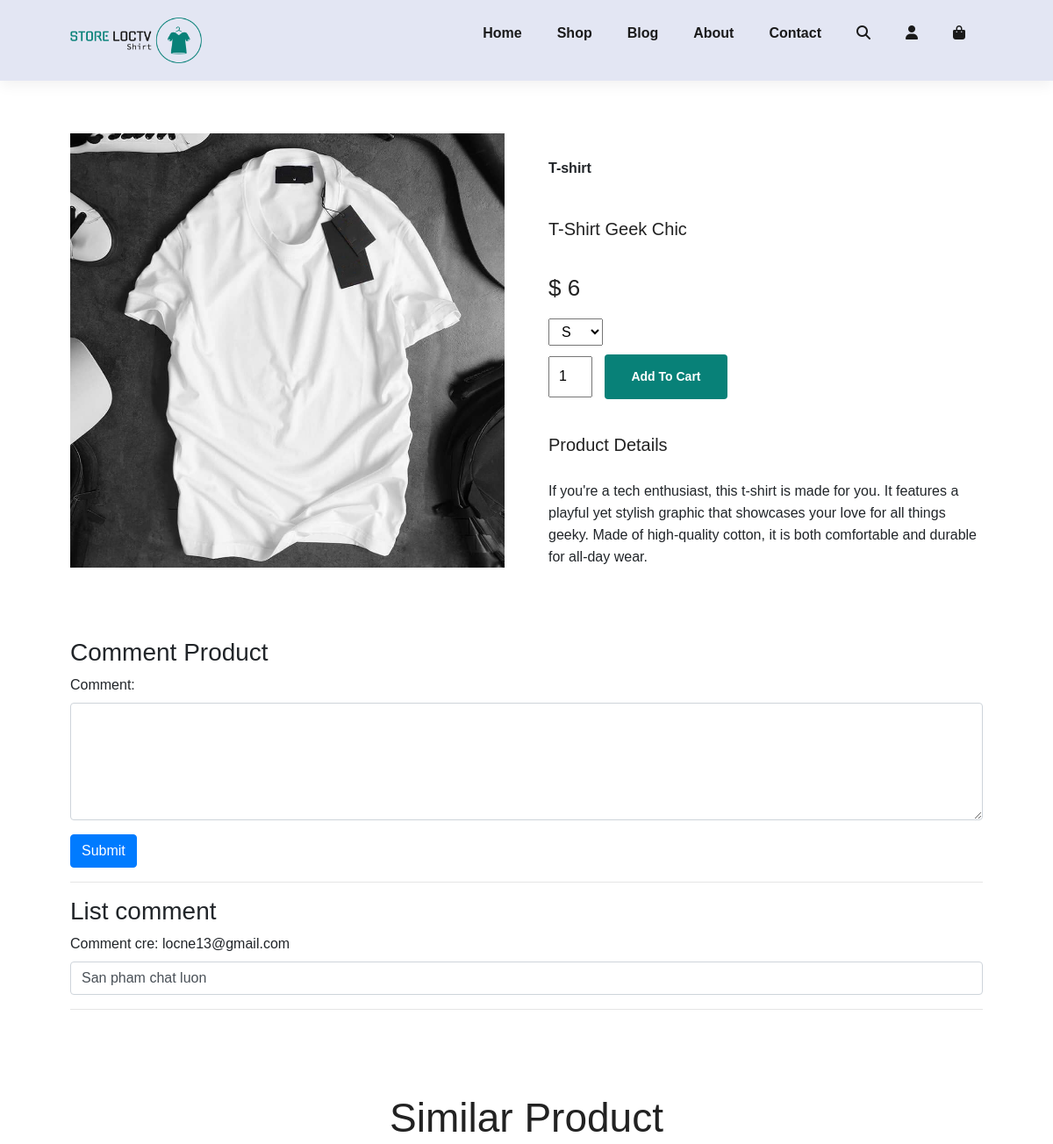
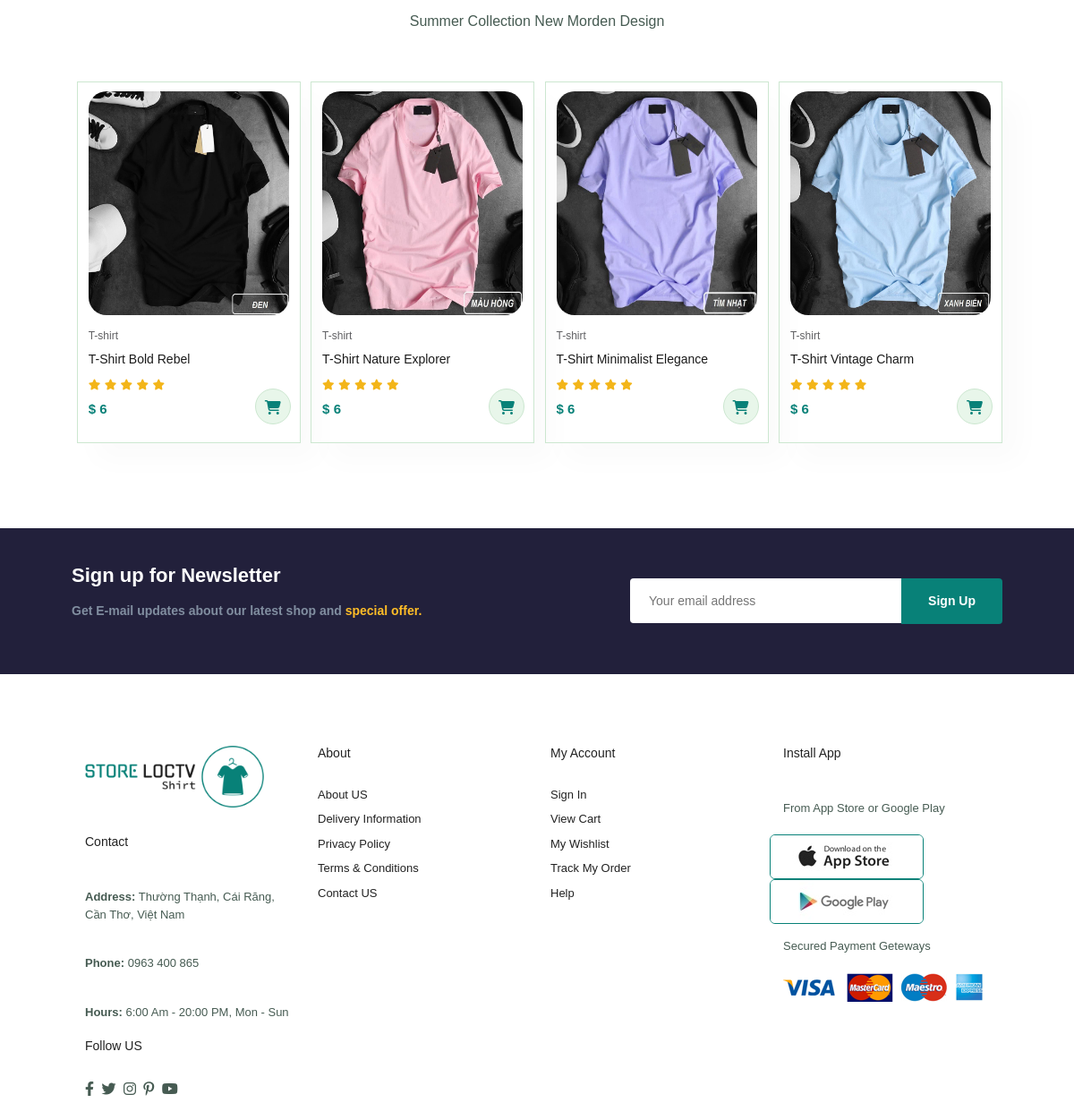
The app's page /site/index.php?page=detail&id=4 with its own data (2 pictures, top to bottom).
### tables this page shows
CREATE TABLE `tb_product` (
  `productID` int NOT NULL,
  `prd_name` varchar(255) NOT NULL,
  `prd_status` varchar(20) NOT NULL DEFAULT 'Available',
  `image` varchar(255) NOT NULL,
  `price` decimal(18,0) NOT NULL,
  `inventory` int NOT NULL,
  `description` text NOT NULL,
  `cateID` int NOT NULL
);

CREATE TABLE `tb_prod_cate` (
  `cateID` int NOT NULL,
  `cate_name` varchar(255) NOT NULL,
  `create_date` datetime NOT NULL DEFAULT CURRENT_TIMESTAMP,
  `update_date` datetime NOT NULL DEFAULT CURRENT_TIMESTAMP
);

CREATE TABLE `tb_comment` (
  `cmt_id` int NOT NULL,
  `prod_id` int NOT NULL,
  `content` varchar(255) NOT NULL,
  `user_id` int NOT NULL,
  `create_at` datetime NOT NULL DEFAULT CURRENT_TIMESTAMP
);

CREATE TABLE `tb_user` (
  `user_id` int NOT NULL,
  `username` varchar(255) DEFAULT NULL,
  `address` varchar(255) DEFAULT NULL,
  `phone` varchar(13) DEFAULT NULL,
  `email` varchar(255) NOT NULL,
  `password` varchar(100) NOT NULL,
  `payment` varchar(100) DEFAULT 'COD',
  `permissions` varchar(10) NOT NULL DEFAULT 'User'
);

### admin/includes/pdo.php (called while the page is built, shortened)
<?php
class connect
{
    function pdo_get_connection()
    {
        $dburl = "mysql:host=localhost;dbname=store_loctv;charset=utf8";
        $username = 'root';
        $password = 'mysql';
        $conn = new PDO($dburl, $username, $password);
        $conn->setAttribute(PDO::ATTR_ERRMODE, PDO::ERRMODE_EXCEPTION);
        return $conn;
    }
    function pdo_query($sql)
    {
        $sql_args = array_slice(func_get_args(), 1);
        try {
            $conn = $this->pdo_get_connection();
            $stmt = $conn->prepare($sql);
            $stmt->execute($sql_args);
            $rows = $stmt->fetchAll();
            return $rows;
        } catch (PDOException $e) {
            throw $e;
        } finally {
            unset($conn);
        }
    }
    function pdo_query_one($sql)
    {
        $sql_args = array_slice(func_get_args(), 1);
        try {
            $conn = $this->pdo_get_connection();
            $stmt = $conn->prepare($sql);
            $stmt->execute($sql_args);
            $row = $stmt->fetch(PDO::FETCH_ASSOC);
            return $row;
        } catch (PDOException $e) {
            throw $e;
        } finally {
            unset($conn);
        }
    }
}
?>

### admin/products/product.php (called while the page is built, shortened)
<?php
class Product {
    public function getSimilar($cate_name, $prodID){
        $db = new connect();
        $query = "SELECT * FROM tb_product INNER JOIN tb_prod_cate ON tb_product.cateID = tb_prod_cate.cateID WHERE cate_name = '$cate_name' AND productID != '$prodID' LIMIT 4";
        $result = $db->pdo_query($query);
        return $result;
    }
    public function getDetailProductByID($id) {
        $db = new connect();
        $query = "SELECT * FROM tb_product INNER JOIN tb_prod_cate ON tb_product.cateID = tb_prod_cate.cateID WHERE productID ='$id'";
        $result = $db->pdo_query_one($query);
        return $result;
    }
}
?>

### admin/comments/comment.php (called while the page is built, shortened)
<?php
    class Comment{
        public function showCommentByProdID($prodID){
            $db = new connect();
            $query = "SELECT * FROM tb_comment INNER JOIN tb_user ON tb_comment.user_id = tb_user.user_id WHERE prod_id = $prodID";
            $result = $db->pdo_query($query);
            return $result;
        }
    }
?>

### site/includes/dtlproduct.php (the view, shortened to what this page needs)
<?php
if (isset($_GET['id'])) {
    $id = $_GET['id'];
}
$db_comment = new Comment();
$db = new Product();
$row = $db->getDetailProductByID($id);
?>
<section id="prodetails" class="section-p1">
    <div class="single-pro-image">
        <div class="main-img" id="MainImg">
            <img src="content/img/prod/<?php echo $row['image']; ?>" width="100%">
        </div>
    </div>
    <div class="single-pro-details">
        <form method="post" action="?page=cart">
            <h6 id="categoryPro">
                <?php echo $row['cate_name']; ?>
            </h6>
            <h4 id="namePro">
                <?php echo $row['prd_name']; ?>
            </h4>
            <h2 id="pricePro">$
                <?php echo $row['price']; ?>
            </h2>
            <select name="size_cart">
                <option>S</option>
            </select>
            <input name="quantity_cart" type="number" value="1">
            <button type="submit" name="add_cart" class="normal">Add To Cart</button>
            <h4>Product Details</h4>
            <span id="describePro">
                <?php echo $row['description']; ?>
            </span>
        </form>
    </div>
</section>
<section id="comment" class="section-p1">
    <h3>Comment Product</h3>
    <form method="POST" action="">
        <div class="form-group">
            <label for="comment">Comment:</label>
            <textarea class="form-control" rows="5" id="comment" name="content"></textarea>
        </div>
        <button class="btn btn-primary" name="comment">Submit</button>
    </form>
    <hr>
    <h3>List comment</h3>
    <div class="comment-list">
        <?php
        $rows_cmt = $db_comment->showCommentByProdID($id);
        foreach ($rows_cmt as $row_cmt) { ?>
            <div class="form-group">
                <label for="comment">Comment cre: <? echo $row_cmt['email'] ?>
                </label>
                <input class="form-control" type="text" value="<? echo $row_cmt['content'] ?>">
            </div>
            <hr/>
        <?php } ?>
    </div>
</section>
<section id="product1" class="section-p1">
    <h2>Similar Product</h2>
    <p>Summer Collection New Morden Design</p>
    <div class="pro-container">
        <?php
        $rows_sml = $db->getSimilar($row['cate_name'], $row['productID']);
        foreach ($rows_sml as $row_sml) { ?>
            <a href="?page=detail&id=<?php echo $row_sml['productID']; ?>">
                <div class="pro">
                    <img src="content/img/prod/<?php echo $row_sml['image'] ?>" alt="Image Shirt">
                    <div class="des">
                        <span>
                            <?php echo $row_sml['cate_name'] ?>
                        </span>
                        <h5>
                            <?php echo $row_sml['prd_name'] ?>
                        </h5>
                        <div class="star">
                            <i class="fas fa-star"></i>
                            <i class="fas fa-star"></i>
                            <i class="fas fa-star"></i>
                            <i class="fas fa-star"></i>
                            <i class="fas fa-star"></i>
                        </div>
                        <h4>$
                            <?php echo $row_sml['price'] ?>
                        </h4>
                    </div>
                    <a href="#"><i class="fa-solid fa-cart-shopping cart"></i></a>
                </div>
            </a>
        <?php } ?>
    </div>
</section>
<?php include("_newsletter.php"); ?>

### site/content/css/style.css (style rules this page uses)
* { margin: 0; padding: 0; box-sizing: border-box; font-family: 'Spartan', sans-serif; text-decoration: none; list-style: none; }
:root { --primary--color: #1a1a1a; --scondry--color: #088178; --dark--color: #0f6761; }
h2 { font-size: 46px; line-height: 54px; color: #222; }
h4 { font-size: 20px; color: #222; }
h6 { font-weight: 700; font-size: 12; }
p { font-size: 16px; color: #465b52; margin: 15px 0 20px 0; }
.section-p1 { padding: 40px 80px; }
button.normal { font-size: 14px; font-weight: 600; padding: 15px 30px; color: #000; background-color: #fff; border-radius: 4px; cursor: pointer; border: none; outline: none; transition: 0.2s; }
body { width: 100%; }
#product1 { text-align: center; }
#product1 .pro-container { display: flex; justify-content: space-between; padding-top: 20px; flex-wrap: wrap; }
#product1 .pro { width: 23%; min-width: 250px; padding: 10px 12px; border: 1px solid #cce7d0; box-shadow: 20px 20px 30px rgba(0, 0, 0, 0.02); margin: 15px 0; transition: 0.2s ease; position: relative; }
#product1 .pro img { width: 100%; height: 250px; border-radius: 20px; }
#product1 .pro .des { text-align: start; padding: 10px 0; }
#product1 .pro .des span { color: #606063; font-size: 12px; }
#product1 .pro .des h5 { padding-top: 7px; color: var(--primary--color); font-size: 14px; }
#product1 .pro .des i { font-size: 12px; color: rgb(243, 181, 25); }
#product1 .pro .des h4 { padding-top: 7px; font-size: 15px; font-weight: 700; color: var(--scondry--color); }
#product1 .pro .cart { width: 40px; height: 40px; line-height: 40px; border-radius: 50px; background-color: #e8f6ea; color: var(--scondry--color); border: 1px solid #cce7d0; position: absolute; bottom: 20px; right: 10px; }
#prodetails { display: flex; margin-top: 20px; }
#prodetails .single-pro-image { width: 50%; margin-right: 50px; }
#prodetails .single-pro-details { width: 50%; padding-top: 30px; }
#prodetails .single-pro-details h4 { padding: 40px 0 20px 0; }
#prodetails .single-pro-details h2 { font-size: 26px; }
#prodetails .single-pro-details select { display: block; padding: 5px 10px; margin-bottom: 10px; }
#prodetails .single-pro-details input { width: 50px; height: 47px; padding: 10px; font-size: 16px; margin-right: 10px; }
#prodetails .single-pro-details button { background: var(--scondry--color); color: #fff; }
#prodetails .single-pro-details span { line-height: 25px; }

### records on screen
tb_product: image (picture), cateID.cate_name "T-shirt", prd_name "T-Shirt Geek Chic", price "6", description "If you're a tech enthusiast, this t-shirt is made for you. It features a playful yet stylish graphic that showcases your love for all things geeky. Made of high-quality cotton, it is both comfortable and durable for all-day wear."
tb_comment: user.email "locne13@gmail.com", content "San pham chat luon"
tb_product: image (picture), cateID.cate_name "T-shirt", prd_name "T-Shirt Bold Rebel", price "6"
tb_product: image (picture), cateID.cate_name "T-shirt", prd_name "T-Shirt Nature Explorer", price "6"
tb_product: image (picture), cateID.cate_name "T-shirt", prd_name "T-Shirt Minimalist Elegance", price "6"
tb_product: image (picture), cateID.cate_name "T-shirt", prd_name "T-Shirt Vintage Charm", price "6"
